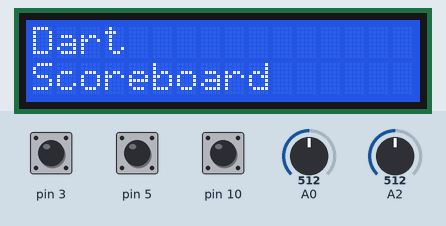
Simulated run of this sketch. Board: Arduino Uno, built with avr-gcc and run on an emulated ATmega328P. Shown: 16×2 character LCD. The inputs (shaded band) are chosen by the test bench; at power-on: pin 5 HIGH, pin 3 HIGH, A0 = 512, A2 = 512, pin 10 HIGH. What the sketch prints to the serial monitor is not drawn.

Above: at 0.8 s.
0.9 s: pin 5 pulled LOW for 3.2 s
At 5.3 s:
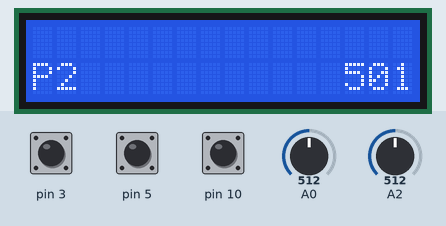
5.6 s: pin 3 pulled LOW for 3.2 s
At 8.6 s:
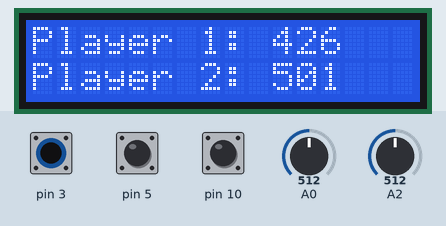
10.3 s: A0 set to 0
At 11.5 s:
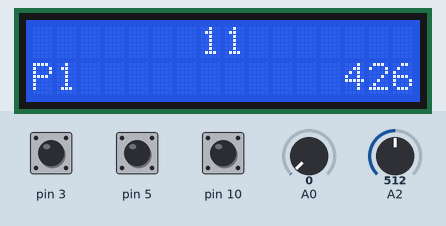
11.8 s: A2 set to 306
At 12.7 s:
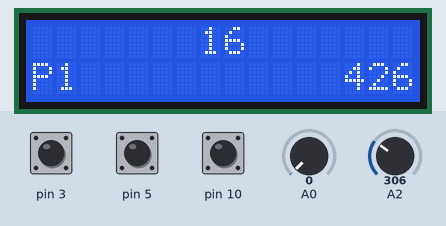
13.3 s: pin 10 pulled LOW for 0.15 s
At 14.8 s:
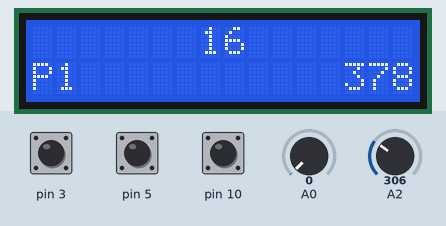
15.6 s: pin 3 pulled LOW for 0.15 s
At 17.7 s:
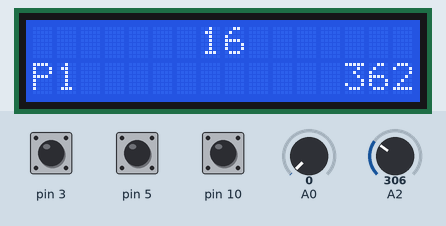
Timing chart, 0 to 18.9 s (numbered marks = the images above; inputs shaded):
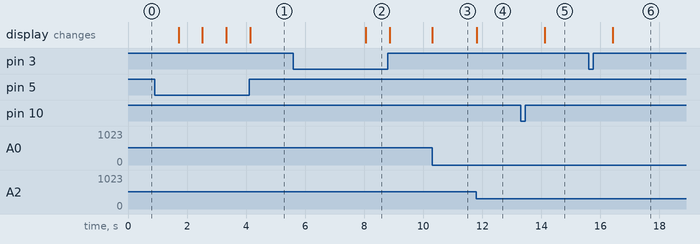

The sketch:

Darts.ino
```cpp
#include "Globals.h"
#include "Config.h"
#include "Player.h"
#include "LiquidCrystal_I2C.h"

Globals g;
Config c;
Player p1;
Player p2;
int WhoseTurn = 1;
bool GameOver = false;
int JoystickPosition = 0;
int WhichButtonPressed;
// Set the LCD address to 0x27 for a 16 chars and 2 line display
LiquidCrystal_I2C lcd(c.LCDAddress, c.LCDNumberOfColumns, c.LCDNumberOfRows);

void setup() {

  pinMode(c.Button1, INPUT);
  digitalWrite(c.Button1, HIGH);
  pinMode(c.Button2, INPUT);
  digitalWrite(c.Button2, HIGH);
  pinMode(c.Button3, INPUT);
  digitalWrite(c.Button3, HIGH);
  Serial.begin(9600);
  lcd.begin();

  ResetGame();

  while (true){  // Main game loop --------------------------------------
    GameOver = false;
    WaitForButton();
    lcd.clear();
    // Print("Points?");

    while (!GameOver){
      p1.ScoreThisRound = 0;
      p2.ScoreThisRound = 0;

      WhoseTurn = 1;
      p1 = PlayARound(p1);
      p1 = PlayARound(p1);
      p1 = PlayARound(p1);
      if (p1.Score - p1.ScoreThisRound >= 0){
        p1.SetScore();
      }
      WhoseTurn = 2;
      p2 = PlayARound(p2);
      p2 = PlayARound(p2);
      p2 = PlayARound(p2);
      if (p2.Score - p2.ScoreThisRound >= 0){
        p2.SetScore();
      }

      PrintScores();
      WaitForButton();

      CheckIfGameOver();
    }
    lcd.clear();
  } // -------------------------------------------------------------------

}

Player PlayARound(Player player){
  JoystickPosition = 0;

  GetDartValue();

  if (JoystickPosition == 0){
    if (WhichButtonPressed == 2) // Hit outer bullseye
      player.ScoreThisRound += 25;
    if (WhichButtonPressed == 3) // Hit inner bullseye
      player.ScoreThisRound += 50;
  }
  else
    player.ScoreThisRound += JoystickPosition * WhichButtonPressed;

  return player;

}

void CheckIfGameOver(){
      if (p1.Score == 0 && p2.Score == 0){
        NotifyGameOver("TIE GAME");
      }
      else if (p1.Score == 0){
        NotifyGameOver("P1 WINS");
      }
      else if (p2.Score == 0){
        NotifyGameOver("P2 WINS");
      }
}

void NotifyGameOver(const char* txt){
  lcd.clear();
  Print(txt);
  WaitForButton();
  WaitForButton();
  GameOver = true;
  ResetGame();
}

void GetDartValue() {
  JoystickPosition = 0;
  lcd.clear();
  PrintFooter();

  while (!IsButtonPressed()){
    int newPos;
    int xLoc = analogRead(c.XAxis);
    xLoc = map(xLoc, 0, 1026, 1, 11);

    int yLoc = analogRead(c.YAxis);
    yLoc = map(yLoc, 0, 1026, 1, 11);


    newPos = g.GetJoystickPosition(xLoc, yLoc, JoystickPosition);

    if (newPos != -1) {
      lcd.clear();
      lcd.setCursor(7, 0);
      Print(newPos);
      PrintFooter();
      JoystickPosition = newPos;
    }
  }

}


void PrintScores(){
  lcd.clear();

  Print("Player 1: ");
  Println(p1.Score);

  Print("Player 2: ");
  Println(p2.Score);
}

void PrintFooter(){
  lcd.setCursor(0, 1);
  lcd.print("P");
  lcd.print(WhoseTurn);
  lcd.setCursor(13, 1);
  if (WhoseTurn == 1)
    lcd.print(p1.Score - p1.ScoreThisRound);
  else
    lcd.print(p2.Score - p2.ScoreThisRound);
}

void Println(const char* txt){
  Print(txt);
  Serial.print("\n");
  lcd.setCursor(0, 1);
}

void Println(int txt){
  Print(txt);
  Serial.print("\n");
  lcd.setCursor(0, 1);
}

void Print(const char* txt){
  Serial.print(txt);
  lcd.print(txt);
}

void Print(int txt){
  Serial.print(txt);
  lcd.print(txt);
}

void WaitForButton() {
  while (!IsButtonPressed()){

  }
}

bool IsButtonPressed(){
  if (digitalRead(c.Button1) == 0){
    WhichButtonPressed = 1;
    delay(800); // To make sure control doesn't try to continue while button is still pressed
    return true;
  }
  if (digitalRead(c.Button2) == 0){
    WhichButtonPressed = 2;
    delay(800); // To make sure control doesn't try to continue while button is still pressed
    return true;
  }
  if (digitalRead(c.Button3) == 0){
    WhichButtonPressed = 3;
    delay(800); // To make sure control doesn't try to continue while button is still pressed
    return true;
  }
  return false;
}

void ResetGame(){
  Println("Dart");
  Print("Scoreboard");
  p1.Score, p2.Score = 501;

}
```

Globals.cpp
```cpp
#include "Globals.h"


int Globals::GetJoystickPosition(int xLoc, int yLoc, int old) {
  int x = -1;
  if (xLoc == 6 && yLoc == 10){
    x = 20;
  }
  if (xLoc == 7 && yLoc == 10){
    x = 1;
  }
  if (xLoc == 8 && yLoc == 9){
    x = 18;
  }
  if (xLoc == 9 && yLoc == 9){
    x = 4;
  }
  if (xLoc == 10 && yLoc == 6){
    x = 13;
  }
  if (xLoc == 10 && yLoc == 5){
    x = 6;
  }
  if (xLoc == 10 && yLoc == 4){
    x = 10;
  }
  if (xLoc == 10 && yLoc == 3){
    x = 15;
  }
  if (xLoc == 9 && yLoc == 2){
    x = 2;
  }
  if (xLoc == 7 && yLoc == 1){
    x = 17;
  }
  if (xLoc == 6 && yLoc == 1){
    x = 3;
  }
  if (xLoc == 3 && yLoc == 1){
    x = 19;
  }
  if (xLoc == 2 && yLoc == 2){
    x = 7;
  }
  if (xLoc == 1 && yLoc == 3){
    x = 16;
  }
  if (xLoc == 1 && yLoc == 4){
    x = 8;
  }
  if (xLoc == 1 && yLoc == 5){
    x = 11;
  }
  if (xLoc == 1 && yLoc == 6){
    x = 14;
  }
  if (xLoc == 1 && yLoc == 8){
    x = 9;
  }
  if (xLoc == 3 && yLoc == 10){
    x = 12;
  }
  if (xLoc == 5 && yLoc == 10){
    x = 5;
  }

  if (x != old){
    return x;
  }
  else {
    return -1;
  }

}
```

Globals.h
```cpp
#include <Arduino.h>

class Globals {


  public:
    static int GetJoystickPosition(int xLoc, int yLoc, int old);
};
```

Player.cpp
```cpp
#include "Player.h"


void Player::SetScore(){
    Score = Score - ScoreThisRound;
}
```

Player.h
```cpp
#include <Arduino.h>

class Player {


    public:

        int ScoreThisRound = 0;
        int Score = 501;
        int ThrowNumber = 1;

        void SetScore();

};
```

Config.cpp
```cpp
#include "Config.h"


// Arduino pin numbers
const int Config::Button1 = 3;
const int Config::Button2 = 5;
const int Config::Button3 = 10;
const int Config::XAxis = 0;
const int Config::YAxis = 2;

// Variables for LCD screen setup
const uint8_t Config::LCDAddress = 0x27;
const uint8_t Config::LCDNumberOfColumns = 16;
const uint8_t Config::LCDNumberOfRows = 2;
```

Config.h
```cpp
#include <Arduino.h>

class Config {

    public:
        static const int Button1;
        static const int Button2;
        static const int Button3;
        static const int XAxis;
        static const int YAxis;


        static const uint8_t LCDAddress;
        static const uint8_t LCDNumberOfColumns;
        static const uint8_t LCDNumberOfRows;
};
```

Measured:
- after the input at 0.9 s, the display: first changes after 0.81 s (image 1 shows a later state)
- after the input at 5.6 s, the display: changes after 2.4 s (image 2)
- after the input at 10.3 s, the display: changes at once (image 3)
- after the input at 11.8 s, the display: changes at once (image 4)
- after the input at 13.3 s, the display: changes after 0.82 s (image 5)
- after the input at 15.6 s, the display: changes after 0.82 s (image 6)
